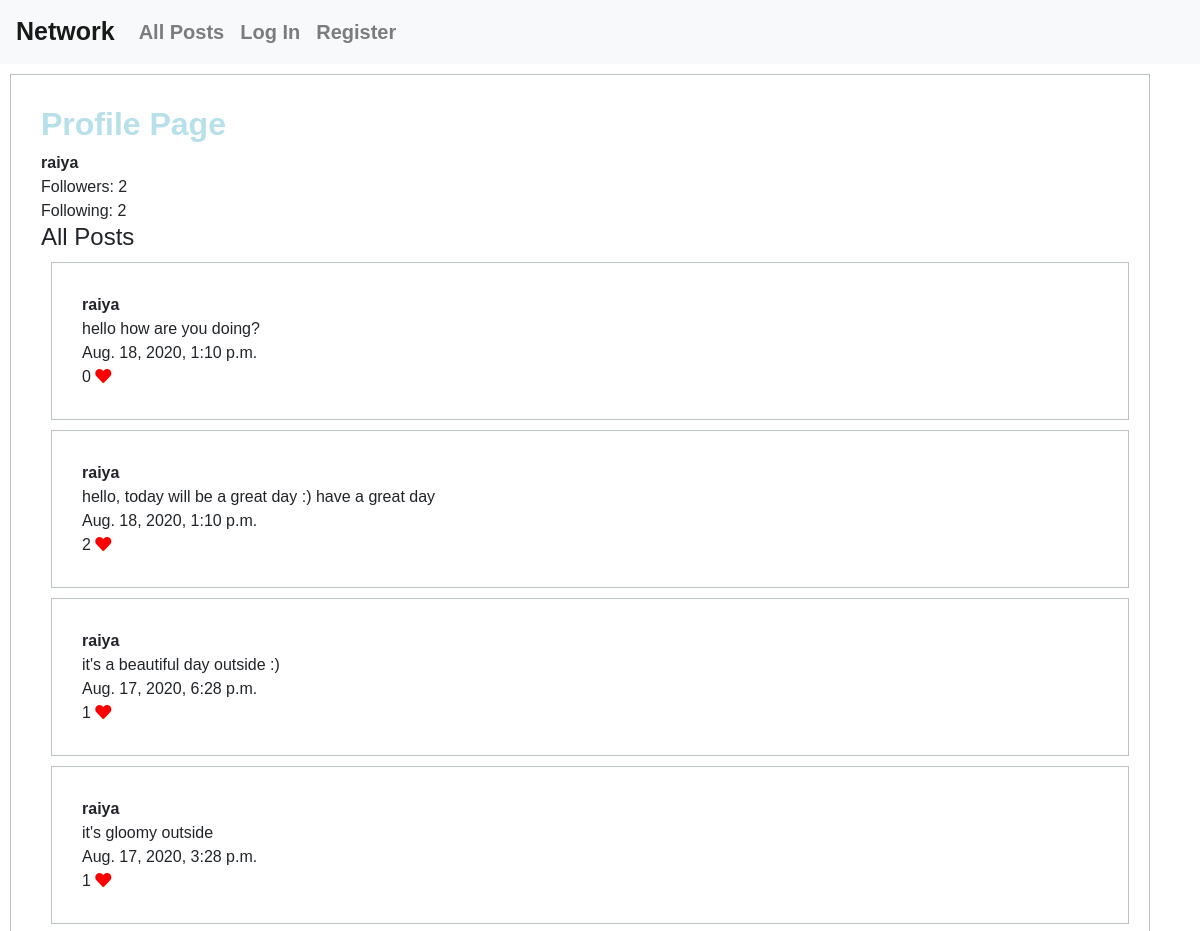
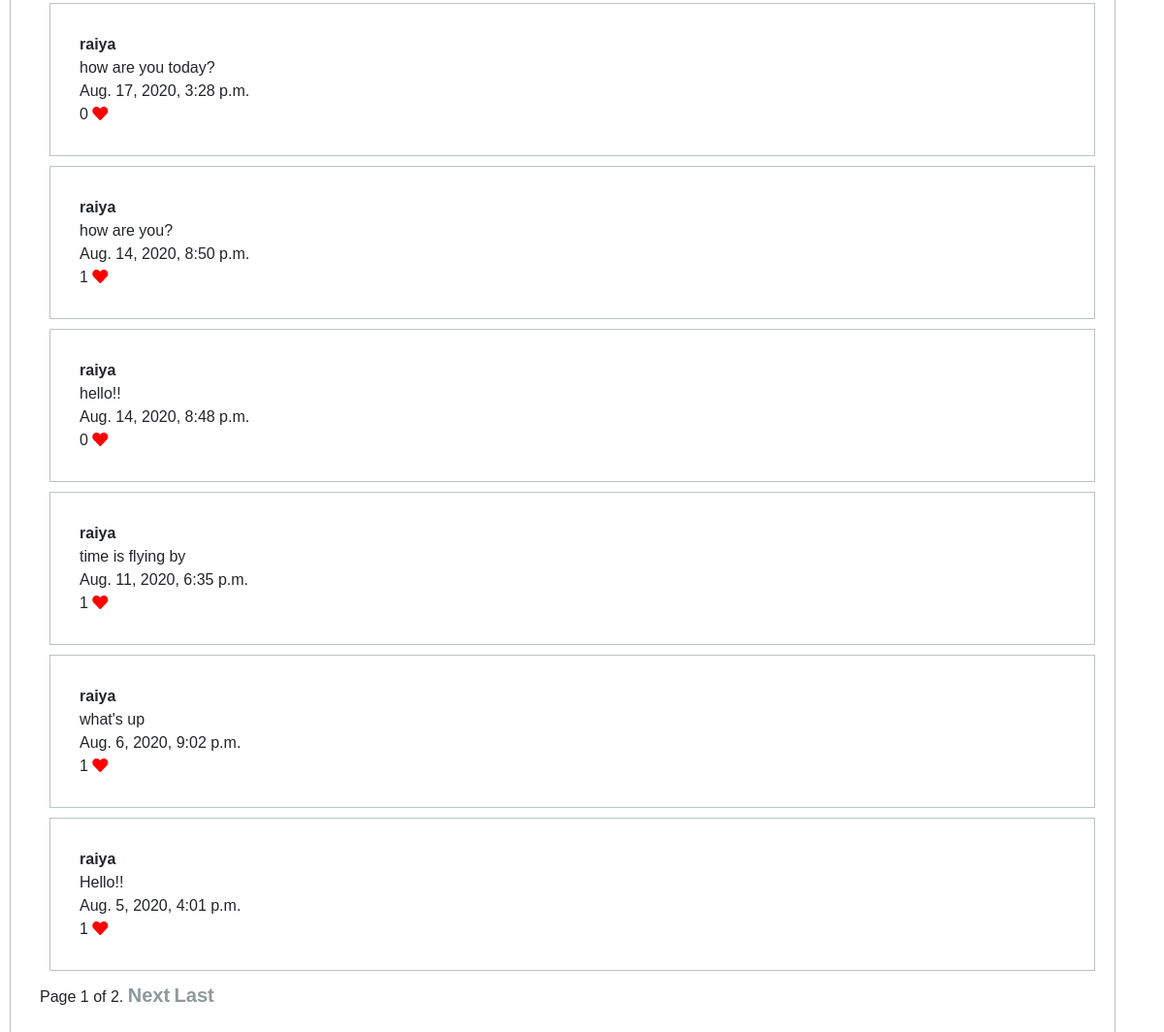
The page /profile_page/1 on the database its author committed (2 pictures, top to bottom).
### network/models.py (models this page shows, shortened)
class User(AbstractUser):
    pass

class Post(models.Model):
    users = models.ForeignKey(User, on_delete=models.CASCADE, related_name="posts")
    text = models.CharField(max_length=300)
    posting_time = models.DateTimeField(auto_now=False)
    likes = models.IntegerField(default=0)

### network/views.py (the view)
# urls.py: path("profile_page/<int:id>", views.profile_page, name="profile_page"),
def profile_page(request, id):
    user_profile = User.objects.get(pk=id)
    followers = None
    if request.user.is_authenticated:
        user = get_user(request)
        try:
            followers = Followers.objects.get(follower=user, following=user_profile)
        except Followers.DoesNotExist:
            followers = None
    user_followers = Followers.objects.filter(following=user_profile).count()
    user_following = Followers.objects.filter(follower=user_profile).count()
    posts = Post.objects.filter(users=user_profile).order_by('posting_time').reverse()
    paginator = Paginator(posts, 10)
    page_number = request.GET.get('page')
    page_obj = paginator.get_page(page_number)
    return render(request, "network/profile_page.html", {
        "user_profile": user_profile,
        "followers": followers,
        "user_followers": user_followers,
        "user_following": user_following,
        "page_obj": page_obj
    })

### network/templates/network/profile_page.html (shortened to what this page needs)
{% extends "network/layout.html" %}
{% block body %}
    <div id="profile_page" class="container">
      <h2>Profile Page</h2>
          <strong>{{ user_profile.username }}</strong>
          <br>
          Followers: {{ user_followers }}
          <br>
          Following: {{ user_following }}
          <br>
          <h4>All Posts</h4>
          {% for post in page_obj %}
            <div class="container">
              <strong>{{ post.users }}</strong>
              <br>
              {{ post.text }}
              <br>
              {{ post.posting_time }}
              <br>
              <div id="likes">{{ post.likes }} <i class="fas fa-heart"></i></div>
            </div>
          {% endfor %}
          <div class="pagination">
            <span class="step-links">
              <span class="current">
                  Page {{ page_obj.number }} of {{ page_obj.paginator.num_pages }}.
              </span>
              {% if page_obj.has_next %}
                  <a href="?page={{ page_obj.next_page_number }}">Next</a>
                  <a href="?page={{ page_obj.paginator.num_pages }}">Last </a>
              {% endif %}
            </span>
          </div>
    </div>
{% endblock %}

### network/static/network/styles.css (style rules this page uses)
* { font-family: "Josefin Sans", sans-serif; }
.container { padding: 30px; border: 1px #bcc3c4; margin: 10px; border-style: solid; }
#likes i { color: red; }
a { font-weight: bold; font-size: 20px; color: #8e999c; }
#profile_page h2 { color: #b7e0eb; font-weight: bold; }

### rows shown on the page
User: username "raiya"
Post: users "raiya", text "hello how are you doing?", posting_time "Aug. 18, 2020, 1:10 p.m.", likes "0"
Post: users "raiya", text "hello, today will be a great day :) have a great day", posting_time "Aug. 18, 2020, 1:10 p.m.", likes "2"
Post: users "raiya", text "it's a beautiful day outside :)", posting_time "Aug. 17, 2020, 6:28 p.m.", likes "1"
Post: users "raiya", text "it's gloomy outside", posting_time "Aug. 17, 2020, 3:28 p.m.", likes "1"
Post: users "raiya", text "how are you today?", posting_time "Aug. 17, 2020, 3:28 p.m.", likes "0"
Post: users "raiya", text "how are you?", posting_time "Aug. 14, 2020, 8:50 p.m.", likes "1"
Post: users "raiya", text "hello!!", posting_time "Aug. 14, 2020, 8:48 p.m.", likes "0"
Post: users "raiya", text "time is flying by", posting_time "Aug. 11, 2020, 6:35 p.m.", likes "1"
Post: users "raiya", text "what's up", posting_time "Aug. 6, 2020, 9:02 p.m.", likes "1"
Post: users "raiya", text "Hello!!", posting_time "Aug. 5, 2020, 4:01 p.m.", likes "1"

### other values the page prints
{{ user_followers }} "2"
{{ user_following }} "2"
{{ page_obj.number }} "1"
{{ page_obj.paginator.num_pages }} "2"
